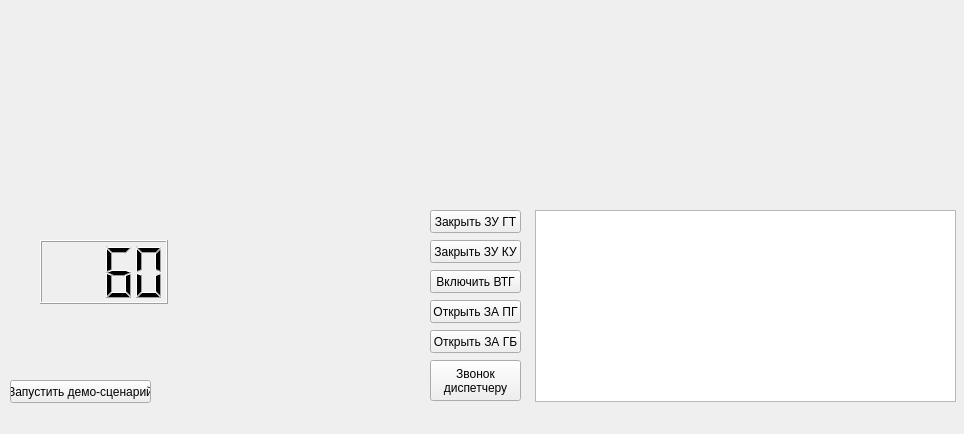
<?xml version="1.0" encoding="UTF-8"?>
<ui version="4.0">
 <class>MainWindow</class>
 <widget class="QMainWindow" name="MainWindow">
  <property name="geometry">
   <rect>
    <x>0</x>
    <y>0</y>
    <width>964</width>
    <height>434</height>
   </rect>
  </property>
  <property name="windowTitle">
   <string>MainWindow</string>
  </property>
  <widget class="QWidget" name="centralwidget">
   <widget class="QLCDNumber" name="ctgt">
    <property name="geometry">
     <rect>
      <x>40</x>
      <y>240</y>
      <width>128</width>
      <height>64</height>
     </rect>
    </property>
    <property name="digitCount">
     <number>4</number>
    </property>
    <property name="intValue" stdset="0">
     <number>60</number>
    </property>
   </widget>
   <widget class="QPushButton" name="btn_gt">
    <property name="geometry">
     <rect>
      <x>430</x>
      <y>210</y>
      <width>91</width>
      <height>23</height>
     </rect>
    </property>
    <property name="text">
     <string>Закрыть ЗУ ГТ</string>
    </property>
   </widget>
   <widget class="QPushButton" name="btn_ku">
    <property name="geometry">
     <rect>
      <x>430</x>
      <y>240</y>
      <width>91</width>
      <height>23</height>
     </rect>
    </property>
    <property name="text">
     <string>Закрыть ЗУ КУ</string>
    </property>
   </widget>
   <widget class="QPushButton" name="btn_pg">
    <property name="geometry">
     <rect>
      <x>430</x>
      <y>300</y>
      <width>91</width>
      <height>23</height>
     </rect>
    </property>
    <property name="text">
     <string>Открыть ЗА ПГ</string>
    </property>
   </widget>
   <widget class="QPushButton" name="btn_vtg">
    <property name="geometry">
     <rect>
      <x>430</x>
      <y>270</y>
      <width>91</width>
      <height>23</height>
     </rect>
    </property>
    <property name="text">
     <string>Включить ВТГ</string>
    </property>
   </widget>
   <widget class="QLabel" name="gt">
    <property name="geometry">
     <rect>
      <x>20</x>
      <y>30</y>
      <width>404</width>
      <height>122</height>
     </rect>
    </property>
    <property name="pixmap">
     <pixmap>img/зугт0.png</pixmap>
    </property>
    <property name="scaledContents">
     <bool>true</bool>
    </property>
   </widget>
   <widget class="QLabel" name="ss">
    <property name="geometry">
     <rect>
      <x>230</x>
      <y>210</y>
      <width>125</width>
      <height>125</height>
     </rect>
    </property>
    <property name="text">
     <string/>
    </property>
    <property name="pixmap">
     <pixmap>img/сс0.png</pixmap>
    </property>
    <property name="scaledContents">
     <bool>true</bool>
    </property>
   </widget>
   <widget class="QPushButton" name="btn_gb">
    <property name="geometry">
     <rect>
      <x>430</x>
      <y>330</y>
      <width>91</width>
      <height>23</height>
     </rect>
    </property>
    <property name="text">
     <string>Открыть ЗА ГБ</string>
    </property>
   </widget>
   <widget class="QPushButton" name="btn_call">
    <property name="geometry">
     <rect>
      <x>430</x>
      <y>360</y>
      <width>91</width>
      <height>41</height>
     </rect>
    </property>
    <property name="text">
     <string>Звонок
диспетчеру</string>
    </property>
   </widget>
   <widget class="QLabel" name="zuku">
    <property name="geometry">
     <rect>
      <x>440</x>
      <y>30</y>
      <width>125</width>
      <height>125</height>
     </rect>
    </property>
    <property name="text">
     <string/>
    </property>
    <property name="pixmap">
     <pixmap>img/зуку0.png</pixmap>
    </property>
    <property name="scaledContents">
     <bool>true</bool>
    </property>
   </widget>
   <widget class="QLabel" name="vtg">
    <property name="geometry">
     <rect>
      <x>570</x>
      <y>30</y>
      <width>125</width>
      <height>125</height>
     </rect>
    </property>
    <property name="text">
     <string/>
    </property>
    <property name="pixmap">
     <pixmap>img/втг1.png</pixmap>
    </property>
    <property name="scaledContents">
     <bool>true</bool>
    </property>
   </widget>
   <widget class="QLabel" name="zapg">
    <property name="geometry">
     <rect>
      <x>700</x>
      <y>30</y>
      <width>125</width>
      <height>125</height>
     </rect>
    </property>
    <property name="text">
     <string/>
    </property>
    <property name="pixmap">
     <pixmap>img/запг1.png</pixmap>
    </property>
    <property name="scaledContents">
     <bool>true</bool>
    </property>
   </widget>
   <widget class="QLabel" name="zagb">
    <property name="geometry">
     <rect>
      <x>830</x>
      <y>30</y>
      <width>125</width>
      <height>125</height>
     </rect>
    </property>
    <property name="text">
     <string/>
    </property>
    <property name="pixmap">
     <pixmap>img/загб1.png</pixmap>
    </property>
    <property name="scaledContents">
     <bool>true</bool>
    </property>
   </widget>
   <widget class="QTextBrowser" name="log">
    <property name="geometry">
     <rect>
      <x>535</x>
      <y>210</y>
      <width>421</width>
      <height>192</height>
     </rect>
    </property>
   </widget>
   <widget class="QPushButton" name="btn_start">
    <property name="geometry">
     <rect>
      <x>10</x>
      <y>380</y>
      <width>141</width>
      <height>23</height>
     </rect>
    </property>
    <property name="text">
     <string>Запустить демо-сценарий</string>
    </property>
   </widget>
  </widget>
  <widget class="QMenuBar" name="menubar">
   <property name="geometry">
    <rect>
     <x>0</x>
     <y>0</y>
     <width>964</width>
     <height>21</height>
    </rect>
   </property>
  </widget>
 </widget>
 <resources/>
 <connections/>
</ui>
